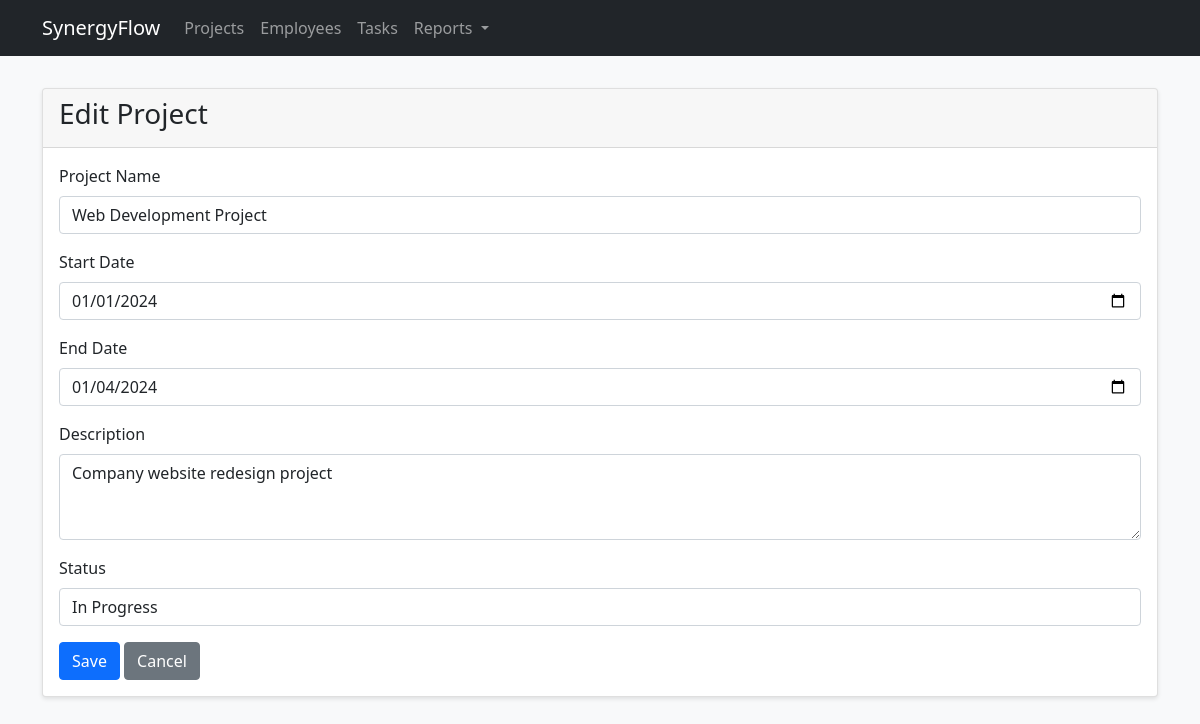
Screenshot of /projects/edit/1 with the database file from the repository.
### tables this page shows
CREATE TABLE Projects (
    ProjectID INTEGER PRIMARY KEY AUTOINCREMENT,
    ProjectName TEXT NOT NULL,
    StartDate DATE,
    EndDate DATE,
    Description TEXT,
    Status TEXT
);

### app.py (the view, shortened to what this page needs)
@app.route('/projects/edit/<int:id>', methods=['GET', 'POST'])
def project_edit(id):
    db = get_db()
    project = db.execute('SELECT * FROM Projects WHERE ProjectID = ?', [id]).fetchone()
    return render_template('projects/form.html', project=project)

### app.py (called while the page is built)
def get_db():
    db = sqlite3.connect(DATABASE)
    db.row_factory = sqlite3.Row
    return db

### templates/projects/form.html (shortened to what this page needs)
{% extends "layout.html" %}
{% block content %}
<div class="card">
    <div class="card-header">
        <h3>{{ 'Edit' if project else 'New' }} Project</h3>
    </div>
    <div class="card-body">
        <form method="POST">
            <div class="mb-3">
                <label for="name" class="form-label">Project Name</label>
                <input type="text" class="form-control" id="name" name="name"
                       value="{{ project.ProjectName if project else '' }}" required>
            </div>
            <div class="mb-3">
                <label for="start_date" class="form-label">Start Date</label>
                <input type="date" class="form-control" id="start_date" name="start_date"
                       value="{{ project.StartDate if project else '' }}">
            </div>
            <div class="mb-3">
                <label for="end_date" class="form-label">End Date</label>
                <input type="date" class="form-control" id="end_date" name="end_date"
                       value="{{ project.EndDate if project else '' }}">
            </div>
            <div class="mb-3">
                <label for="description" class="form-label">Description</label>
                <textarea class="form-control" id="description" name="description" rows="3">{{ project.Description if project else '' }}</textarea>
            </div>
            <div class="mb-3">
                <label for="status" class="form-label">Status</label>
                <select class="form-control" id="status" name="status">
                    <option value="In Progress" {% if project and project.Status == 'In Progress' %}selected{% endif %}>In Progress</option>
                </select>
            </div>
            <button type="submit" class="btn btn-primary">Save</button>
            <a href="{{ url_for('projects') }}" class="btn btn-secondary">Cancel</a>
        </form>
    </div>
</div>
{% endblock %}

### static/css/style.css (style rules this page uses)
body { background-color: #f8f9fa; }
.card { margin-bottom: 1.5rem; box-shadow: 0 2px 4px rgba(0,0,0,0.1); }

### rows the page displays
Projects: name "Web Development Project", start_date "01/01/2024", end_date "01/04/2024", description "Company website redesign project", status "In Progress"

### other values shown
{{ 'Edit' if project else 'New' }} "Edit"
